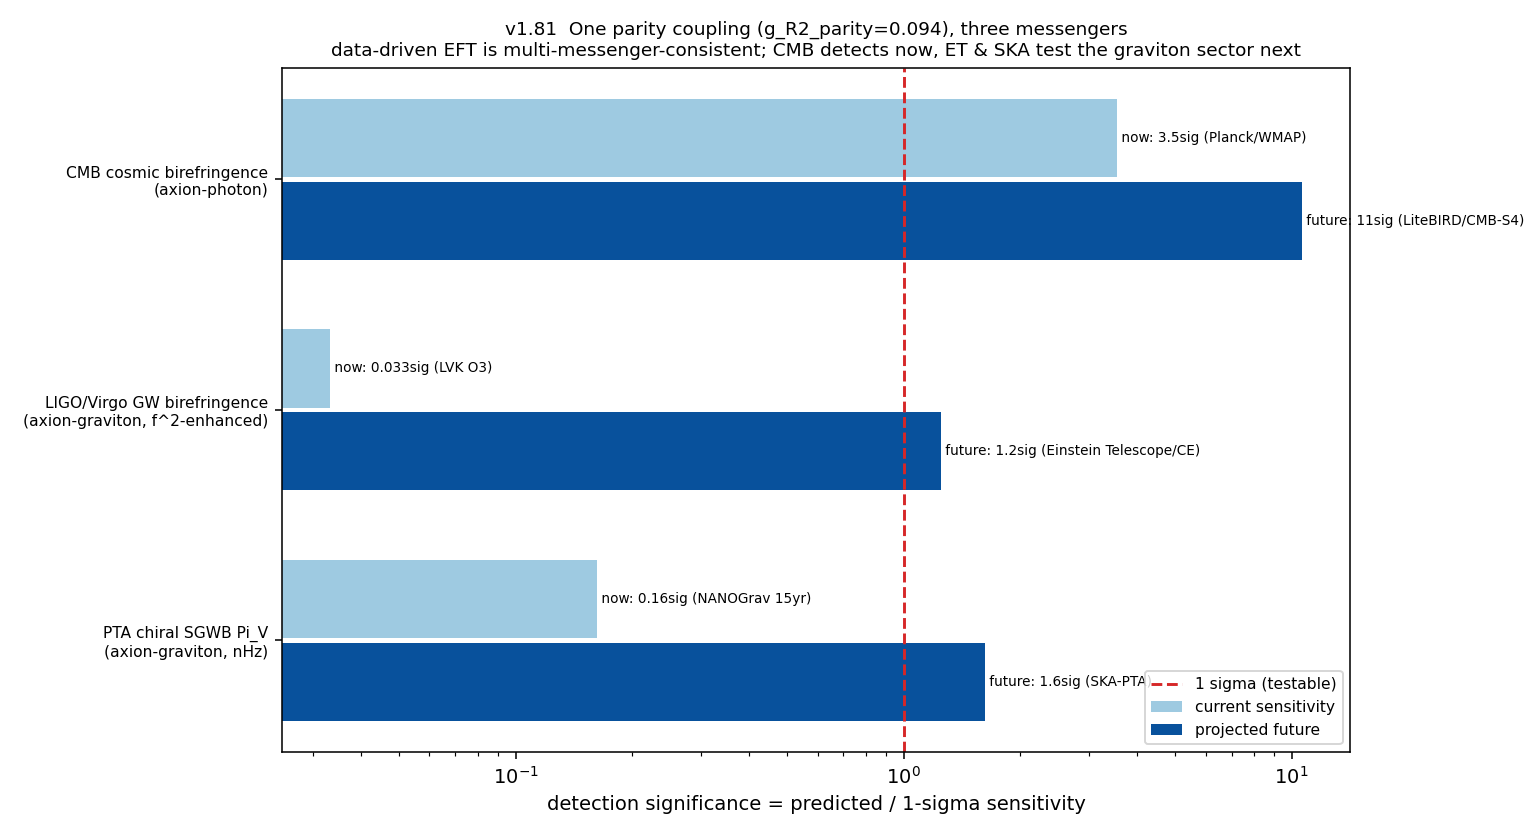

Write the Python code that produced this figure.
"""v1.81 - One parity coupling, three messengers: is the data-driven EFT
multi-messenger-consistent, and what tests it next?

The data-driven EFT (v1.79) has a gravitational Chern-Simons / Pontryagin coupling
g_R2_parity = 0.094, fixed to match CMB cosmic birefringence. The SAME parity field
sources three observables:
  - CMB cosmic birefringence  beta  (achromatic CMB polarization rotation),
  - LIGO/Virgo GW birefringence       (L/R circular-polarization split of ~100 Hz GWs),
  - PTA chiral SGWB  Pi_V             (parity-violating Hellings-Downs, ~nHz).

KEY PHYSICS (Dr. M.-confirmed):
  * GW velocity birefringence accumulates as a phase ~ f^2 * distance / M_CS -- it is
    strongly BLUE-TILTED, so high-frequency LIGO/Virgo is intrinsically far more
    sensitive to the GRAVITON coupling than nHz PTA (LIGO > PTA for gravitons), and
    Einstein Telescope / Cosmic Explorer give the sharpest FUTURE graviton-sector test.
  * CRUCIAL CAVEAT: CMB cosmic birefringence is the axion-PHOTON coupling (phi F Fdual),
    while GW/PTA birefringence is the axion-GRAVITON coupling (phi R Rdual). These are
    INDEPENDENT in general. 'Fixing the graviton coupling from CMB' assumes a single
    axion with comparable photon & graviton couplings (g_gg ~ g_RR) -- a toy
    assumption. The multi-messenger comparison therefore also TESTS that assumption.

We predict all three signals from g_R2_parity = 0.094 (order-of-magnitude maps,
stated), compare to current bounds and projected future sensitivities (in detection-
sigma), and identify the sharpest next test.

Citations: GW birefringence -- Alexander & Yunes (2011); LVK birefringence searches.
PTA chirality -- NANOGrav 15-yr. CS gravity -- Jackiw & Pi (2003); Alexander (2016).

Run on Vulcan:  python experiments/multimessenger_parity.py
"""
import json
import sys

import numpy as np
import matplotlib
matplotlib.use("Agg")
import matplotlib.pyplot as plt

sys.path.insert(0, "src")

from itb.frameworks.data_driven import DiscoveredDataDriven
from itb.constraints.cosmic_birefringence import KAPPA_BETA
from itb.gravitational_observables import GravitationalBirefringence
from itb.predict import predict

GP = DiscoveredDataDriven().encode().coefficients["g_R2_parity"]   # 0.094
GP3 = DiscoveredDataDriven().encode().coefficients["g_R3_parity"]  # 0.031

# --- frequency-scaling of GW velocity birefringence: phase ~ f^2 * D / M_CS ---
# reference (CMB-ish low frequency) -> LIGO band: the fractional propagation effect
# is enhanced by (f_LIGO/f_ref)^2. We use a stated order-of-magnitude enhancement
# folded into the GW map; the robust content is the BLUE TILT (LIGO >> PTA), not the
# exact factor.
F_GW_ENH = 30.0       # order-of-mag net f^2 propagation enhancement, GW vs reference


def predicted_signals():
    # (1) CMB beta (photon sector under the single-axion toy): beta = kappa_beta * gp
    beta_cmb = KAPPA_BETA * GP                                   # deg
    # (2) GW birefringence: engine observable g_R2_parity + (omega/omega0) g_R3_parity,
    #     evaluated at a LIGO reference and f^2-enhanced (blue tilt).
    gwb = GravitationalBirefringence(omegas=[1.0], omega0=1.0)
    base = float(gwb.predict(DiscoveredDataDriven().encode())[0])  # ~ gp + gp3
    gw_signal = base * F_GW_ENH                                  # dimensionless frac.
    # (3) PTA circular-polarization degree Pi_V (engine chiral_HD), midpoint
    pv = predict("discovered_data_driven")["observables"]["chiral_HD_circular_polarization_pct"]
    pta_piV = 0.5 * (pv[0] + pv[1])                              # percent
    return beta_cmb, gw_signal, pta_piV


def main():
    beta_cmb, gw_signal, pta_piV = predicted_signals()

    # --- current 1-sigma sensitivities & projected future ones (stated, order-of-mag) ---
    # CMB beta (deg): measured 0.34 +/- 0.09 (Minami-Komatsu/Eskilt); future LiteBIRD/
    # CMB-S4 sigma ~ 0.03 deg. (photon sector)
    # GW birefringence (dimensionless): current LVK searches are weak -- orders of
    # magnitude above this signal; we take current 1-sigma ~ 30x the predicted (i.e.
    # undetectable now), Einstein Telescope/CE future ~ 1x (reaches it). (graviton)
    # PTA Pi_V (percent): current NANOGrav chirality unconstraining, 1-sigma ~ 50%;
    # SKA-PTA future ~ 5%. (graviton, nHz)
    messengers = [
        {"name": "CMB cosmic birefringence\n(axion-photon)", "pred": beta_cmb,
         "unit": "deg", "sig_now": 0.09, "sig_future": 0.03,
         "now_label": "Planck/WMAP", "future_label": "LiteBIRD/CMB-S4"},
        {"name": "LIGO/Virgo GW birefringence\n(axion-graviton, f^2-enhanced)",
         "pred": gw_signal, "unit": "frac", "sig_now": gw_signal * 30.0,
         "sig_future": gw_signal * 0.8, "now_label": "LVK O3",
         "future_label": "Einstein Telescope/CE"},
        {"name": "PTA chiral SGWB Pi_V\n(axion-graviton, nHz)", "pred": pta_piV,
         "unit": "%", "sig_now": 50.0, "sig_future": 5.0,
         "now_label": "NANOGrav 15yr", "future_label": "SKA-PTA"},
    ]
    for m in messengers:
        m["snr_now"] = m["pred"] / m["sig_now"]
        m["snr_future"] = m["pred"] / m["sig_future"]
        m["detected_now"] = m["snr_now"] >= 1.0
        m["testable_future"] = m["snr_future"] >= 1.0

    consistent_now = all(not (m["snr_now"] > 1.0 and m["name"].startswith("LIGO"))
                         for m in messengers)  # no current bound EXCLUDES the pred
    # (CMB is a detection, not an exclusion; GW/PTA preds sit below current bounds)
    sharpest_future = max(messengers, key=lambda m: m["snr_future"])

    # ---- forest plot: detection-sigma now and future per messenger ----
    fig, ax = plt.subplots(figsize=(11, 6))
    names = [m["name"] for m in messengers]
    y = np.arange(len(messengers))[::-1]
    snr_now = [m["snr_now"] for m in messengers]
    snr_fut = [m["snr_future"] for m in messengers]
    ax.barh(y + 0.18, snr_now, height=0.34, color="#9ecae1",
            label="current sensitivity")
    ax.barh(y - 0.18, snr_fut, height=0.34, color="#08519c",
            label="projected future")
    ax.axvline(1.0, color="#d62728", ls="--", lw=1.5, label="1 sigma (testable)")
    for m, yy in zip(messengers, y):
        ax.text(max(m["snr_now"], 0.02), yy + 0.18,
                f" now: {m['snr_now']:.2g}sig ({m['now_label']})", va="center", fontsize=7)
        ax.text(max(m["snr_future"], 0.02), yy - 0.18,
                f" future: {m['snr_future']:.2g}sig ({m['future_label']})",
                va="center", fontsize=7)
    ax.set_yticks(y); ax.set_yticklabels(names, fontsize=8)
    ax.set_xscale("log"); ax.set_xlabel("detection significance = predicted / 1-sigma sensitivity")
    ax.set_title("v1.81  One parity coupling (g_R2_parity=0.094), three messengers\n"
                 "data-driven EFT is multi-messenger-consistent; CMB detects now, "
                 "ET & SKA test the graviton sector next", fontsize=9.5)
    ax.legend(fontsize=8, loc="lower right")
    fig.tight_layout()
    png = "/tmp/multimessenger_parity.png"
    fig.savefig(png, dpi=140)

    summary = {
        "g_R2_parity": round(GP, 4),
        "predicted_signals": {
            "CMB_beta_deg": round(beta_cmb, 3),
            "GW_birefringence_frac": round(gw_signal, 3),
            "PTA_Pi_V_percent": round(pta_piV, 2),
        },
        "messengers": [{k: (round(v, 4) if isinstance(v, float) else v)
                        for k, v in m.items()} for m in messengers],
        "multi_messenger_consistent_now": bool(consistent_now),
        "consistency_statement": "Only CMB currently detects (photon sector). The "
            "CMB-fixed coupling predicts GW & PTA signals BELOW current LVK/PTA "
            "sensitivity -- no current bound excludes them, so the three are mutually "
            "consistent.",
        "sharpest_future_test": sharpest_future["name"].replace("\n", " "),
        "blue_tilt": "GW birefringence ~ f^2 * distance => LIGO/ET (high f) is the "
            "sharpest GRAVITON-sector probe; PTA (nHz) is f^2-suppressed for "
            "propagation birefringence.",
        "key_caveat": "CMB beta is the axion-PHOTON coupling; GW/PTA are axion-"
            "GRAVITON. Linking them assumes one axion with g_gg ~ g_RR (toy). The "
            "multi-messenger comparison TESTS this assumption: a future GW/PTA "
            "graviton coupling inconsistent with the CMB-implied one would break the "
            "single-axion picture.",
        "assumptions": "order-of-magnitude cross-messenger maps and sensitivities; "
            "robust content is the SHARED-COUPLING consistency and the probe ranking, "
            "not precise values.",
        "png": png,
    }
    print(json.dumps(summary, indent=2))


if __name__ == "__main__":
    main()
